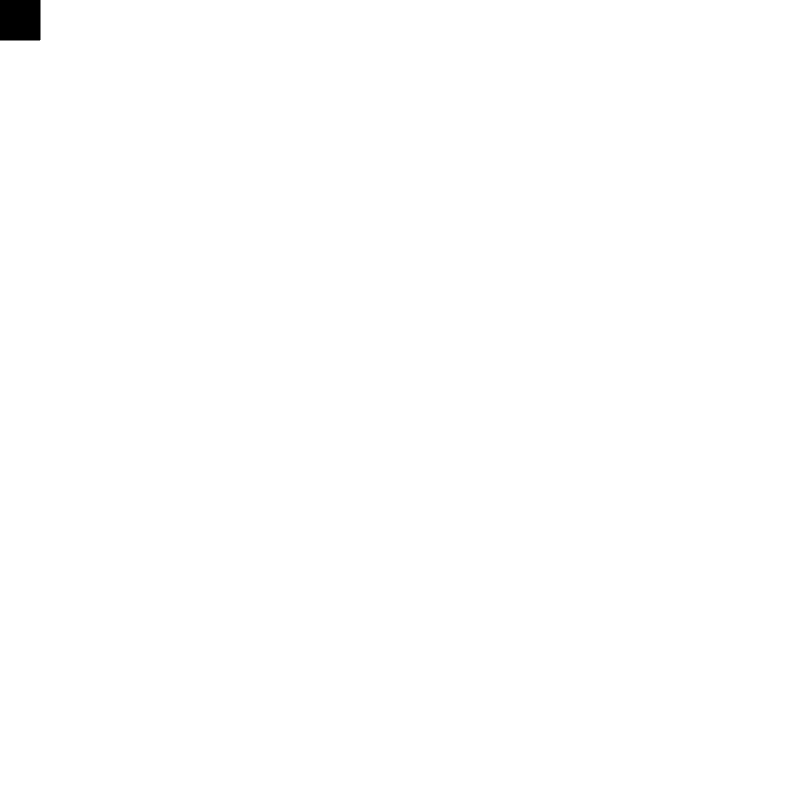
Frame 1 (no input)
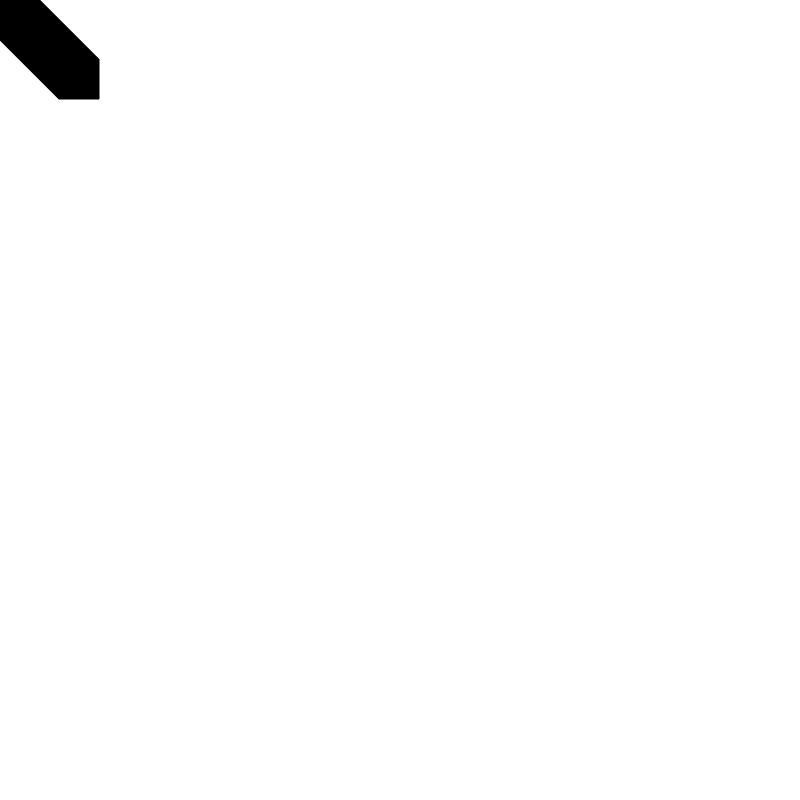
Frame 60 (no input)
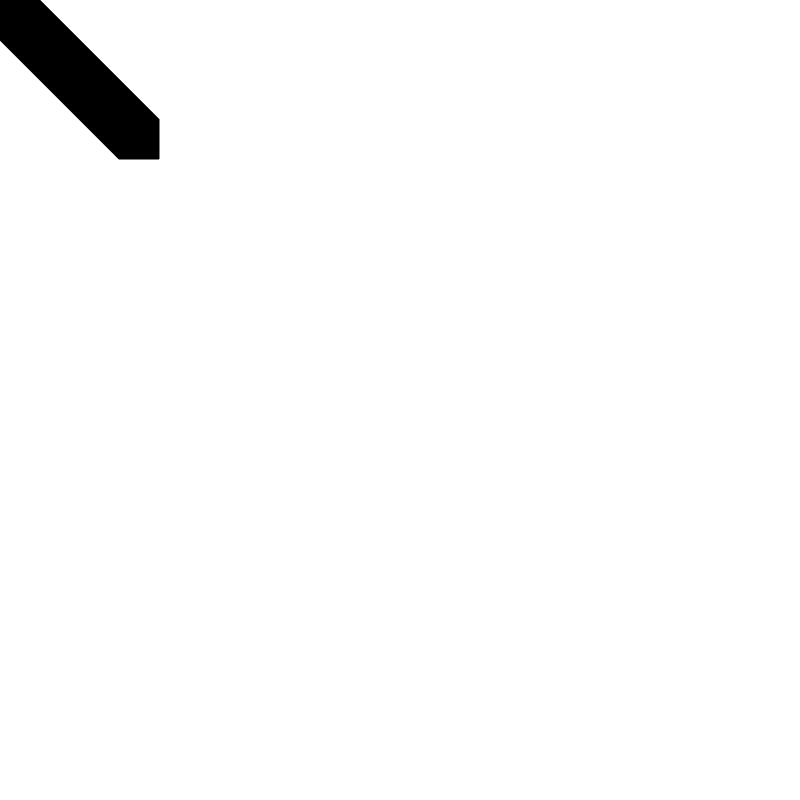
Frame 120 (the mouse pressed at the canvas centre since frame 60)

The p5.js sketch that drew these frames (run headless with seeded random() and noise() and a simulated clock; from frame 60 on, the mouse is pressed at the canvas centre):

// p5.js sketch
// ── sketch.js
var x = 0;
var y = 0;

function setup(){
  createCanvas(800, 800);
}

function draw(){
  fill(0);
  rect(x, y, 40, 40);
  x = x + 1 ;
  y =  y + 1 ;
  x = constrain(x, 0, 800);
  y = constrain(x, 0, 800);

}
